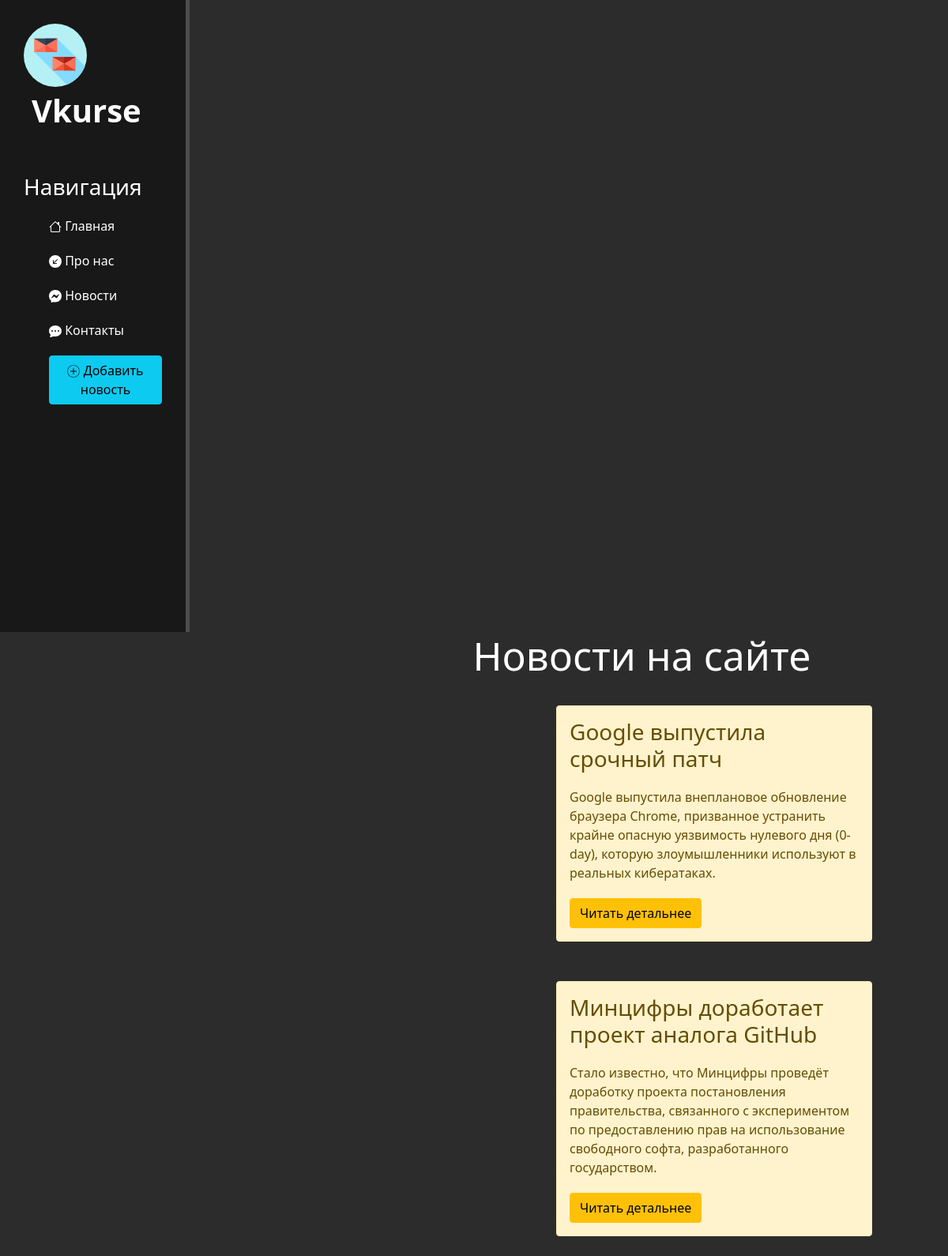
Page /news on the committed database.
### news/models.py (models this page shows, shortened)
class Articles(models.Model):
    title = models.CharField('Назавание', max_length=50)
    anons = models.CharField('Анонс', max_length=250)
    full_text = models.TextField('Статья')
    date = models.DateTimeField('Дата публикации')
    class Meta:
        verbose_name = 'Новость'
        verbose_name_plural = 'Новости'

### news/views.py (the view)
# urls.py: path('', views.news_home,  name='news_home'),
def news_home(request):
    news = Articles.objects.order_by('-date')
    return render(request, 'news/news_home.html',{'news': news})

### news/templates/news/news_home.html (shortened to what this page needs)
{% extends 'main/layout.html'%}
{% block content %}
<div class="features">
    <h1>Новости на сайте</h1>
    {% if news %}
        {% for item in news %}
            <div class="alert alert-warning" mr="left">
                <h3>{{ item.title }}</h3>
                <p>{{ item.anons }}</p>
                <a href="{% url 'news-detail' item.pk %}" class="btn btn-warning">Читать детальнее</a>
            </div>
        {% endfor %}
    {% else %}
        <p>Новостей нет</p>
    {% endif %}
</div>
{% endblock %}

### main/templates/main/layout.html (shortened to what this page needs)
{% load static %}
<!DOCTYPE html>
<html lang="en">
<head>
    <link rel="stylesheet" href="https://cdn.jsdelivr.net/npm/bootstrap@5.1.3/dist/css/bootstrap.min.css">
    <link rel="stylesheet" href="{% static 'main/css/main.css' %}">
    <link rel="stylesheet" href="https://cdn.jsdelivr.net/npm/@fortawesome/fontawesome-free@5.15.4/css/fontawesome.min.css">
</head>
<body>
    <aside>
        <img src="{% static 'main/img/logo.svg' %}" alt="Лого">
        <span class="logo">Vkurse</span>
        <h3>Навигация</h3>
        <ul>
            <div>
                <a href="{% url 'home' %}" class="text"><li>  Главная</li>
                </a>
            </div>
            <div>
                <a href="{% url 'about' %}" class="text"><li> Про нас</li>
                </a>
            </div>
            <div>
                <a href="{% url 'news_home' %}" class="text "><li> Новости</li>
                </a>
            </div>
            <div>
                <a href="" class="text "><li> Контакты</li>
                </a>
            </div>
            <a href="{% url 'create' %}"><li><button class="btn btn-info"> Добавить новость</button></li></a>
        </ul>
    </aside>
    <main>
        {% block content %}
        {% endblock %}
    </main>
</body>
</html>

### main/static/main/css/main.css (style rules this page uses)
body { background: #2c2c2c; }
aside { float: left; background: #181818; width: 20%; padding: 2.5%; height: 100vh; color: #fff; border-right: 5px solid #4d4d4d; }
aside img { width: 80px; float: left; }
aside .logo { font-size: 40px; margin-left: 10px; font-weight: bold; }
aside h3 { margin-top: 50px; font-size: 28px; }
aside ul { list-style: none }
aside ul li { color: #fff; display: block; margin-top: 20px; transition: all .6s ease; }
aside a.text:active, a.text:hover, a.text { text-decoration: none; color: #eb5959; transform: scale(1.05); }
main .features { float: left; color: #fff; margin-top: 50 px; margin-left: 425px; text-align: center; wight: 80%; }
.alert-warning { float: left; width: 400px; margin: 25px 36%; text-align: left; }
main .features h1 { font-size: 50px; }
main .features p { max-width: 400px; margin: 20px auto }

### rows in the picture
Articles: title "Google выпустила срочный патч", anons "Google выпустила внеплановое обновление браузера Chrome, призванное устранить крайне опасную уязвимость нулевого дня (0-day), которую злоумышленники используют в реальных кибератаках."
Articles: title "Минцифры доработает проект аналога GitHub", anons "Стало известно, что Минцифры проведёт доработку проекта постановления правительства, связанного с экспериментом по предоставлению прав на использование свободного софта, разработанного государством."
